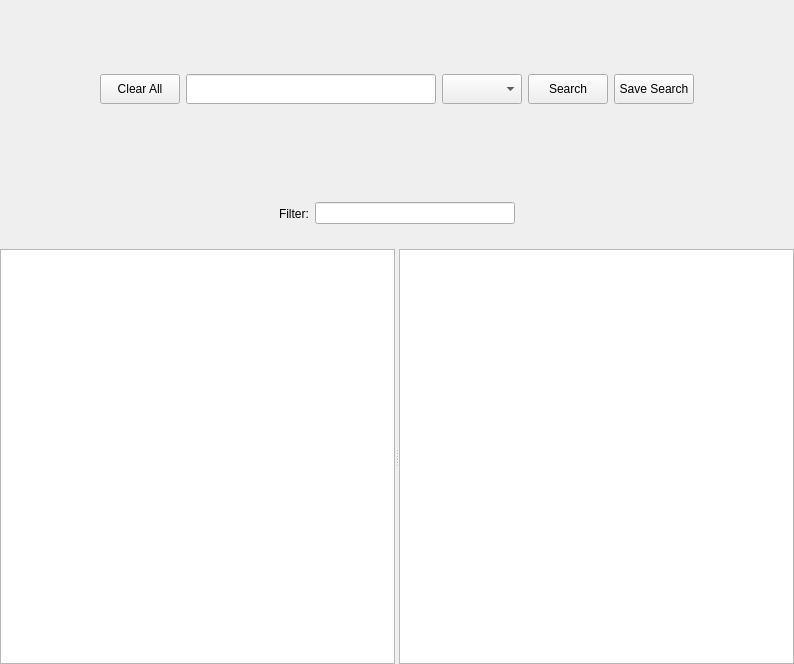
<?xml version="1.0" encoding="UTF-8"?>
<ui version="4.0">
 <class>MainWindow</class>
 <widget class="QMainWindow" name="MainWindow">
  <property name="geometry">
   <rect>
    <x>0</x>
    <y>0</y>
    <width>794</width>
    <height>664</height>
   </rect>
  </property>
  <property name="minimumSize">
   <size>
    <width>650</width>
    <height>650</height>
   </size>
  </property>
  <property name="windowTitle">
   <string>MainWindow</string>
  </property>
  <property name="styleSheet">
   <string notr="true"/>
  </property>
  <widget class="QWidget" name="centralwidget">
   <property name="styleSheet">
    <string notr="true"/>
   </property>
   <layout class="QVBoxLayout" name="verticalLayout" stretch="3,1,7">
    <property name="leftMargin">
     <number>0</number>
    </property>
    <property name="topMargin">
     <number>0</number>
    </property>
    <property name="rightMargin">
     <number>0</number>
    </property>
    <property name="bottomMargin">
     <number>0</number>
    </property>
    <item>
     <widget class="QWidget" name="topHLayoutMainPage" native="true">
      <layout class="QHBoxLayout" name="horizontalLayout_2">
       <item>
        <layout class="QHBoxLayout" name="horizontalLayout">
         <item>
          <spacer name="horizontalSpacer_3">
           <property name="orientation">
            <enum>Qt::Horizontal</enum>
           </property>
           <property name="sizeHint" stdset="0">
            <size>
             <width>13</width>
             <height>31</height>
            </size>
           </property>
          </spacer>
         </item>
         <item>
          <widget class="QPushButton" name="rmAllBtn_">
           <property name="minimumSize">
            <size>
             <width>0</width>
             <height>30</height>
            </size>
           </property>
           <property name="text">
            <string>Clear All</string>
           </property>
          </widget>
         </item>
         <item>
          <widget class="QLineEdit" name="lineEditSearch_">
           <property name="minimumSize">
            <size>
             <width>250</width>
             <height>30</height>
            </size>
           </property>
           <property name="maximumSize">
            <size>
             <width>16777215</width>
             <height>16777215</height>
            </size>
           </property>
           <property name="text">
            <string/>
           </property>
          </widget>
         </item>
         <item>
          <widget class="QComboBox" name="cmbSearchItems_">
           <property name="minimumSize">
            <size>
             <width>80</width>
             <height>30</height>
            </size>
           </property>
          </widget>
         </item>
         <item>
          <widget class="QPushButton" name="searchBtn_">
           <property name="minimumSize">
            <size>
             <width>80</width>
             <height>30</height>
            </size>
           </property>
           <property name="cursor">
            <cursorShape>PointingHandCursor</cursorShape>
           </property>
           <property name="text">
            <string>Search</string>
           </property>
          </widget>
         </item>
         <item>
          <widget class="QPushButton" name="plusBtn_">
           <property name="minimumSize">
            <size>
             <width>0</width>
             <height>30</height>
            </size>
           </property>
           <property name="cursor">
            <cursorShape>PointingHandCursor</cursorShape>
           </property>
           <property name="autoFillBackground">
            <bool>false</bool>
           </property>
           <property name="styleSheet">
            <string notr="true"/>
           </property>
           <property name="text">
            <string>Save Search</string>
           </property>
          </widget>
         </item>
         <item>
          <spacer name="horizontalSpacer_4">
           <property name="orientation">
            <enum>Qt::Horizontal</enum>
           </property>
           <property name="sizeHint" stdset="0">
            <size>
             <width>37</width>
             <height>17</height>
            </size>
           </property>
          </spacer>
         </item>
        </layout>
       </item>
      </layout>
     </widget>
    </item>
    <item>
     <widget class="QWidget" name="toolLayoutMainPage" native="true">
      <property name="styleSheet">
       <string notr="true"> QPushButton{
	border-radius: 5px;
   border: 1px solid  rgb(0, 11, 85);
	background-color: rgb(93, 109, 255);
    border: 1px solid darkerblue;
	padding:  0 8px;
 }</string>
      </property>
      <layout class="QHBoxLayout" name="horizontalLayout_6">
       <item>
        <spacer name="horizontalSpacer_6">
         <property name="orientation">
          <enum>Qt::Horizontal</enum>
         </property>
         <property name="sizeHint" stdset="0">
          <size>
           <width>40</width>
           <height>20</height>
          </size>
         </property>
        </spacer>
       </item>
       <item>
        <widget class="QLabel" name="label_2">
         <property name="text">
          <string>Filter:</string>
         </property>
        </widget>
       </item>
       <item>
        <widget class="QLineEdit" name="lneFilter">
         <property name="maximumSize">
          <size>
           <width>200</width>
           <height>16777215</height>
          </size>
         </property>
        </widget>
       </item>
       <item>
        <spacer name="horizontalSpacer_7">
         <property name="orientation">
          <enum>Qt::Horizontal</enum>
         </property>
         <property name="sizeHint" stdset="0">
          <size>
           <width>40</width>
           <height>20</height>
          </size>
         </property>
        </spacer>
       </item>
      </layout>
     </widget>
    </item>
    <item>
     <widget class="QSplitter" name="splitterMainViews">
      <property name="orientation">
       <enum>Qt::Horizontal</enum>
      </property>
      <widget class="AXListView" name="lblListView_">
       <property name="baseSize">
        <size>
         <width>0</width>
         <height>0</height>
        </size>
       </property>
       <property name="font">
        <font>
         <family>Times New Roman</family>
         <pointsize>12</pointsize>
         <italic>false</italic>
         <bold>false</bold>
        </font>
       </property>
       <property name="layoutDirection">
        <enum>Qt::LeftToRight</enum>
       </property>
       <property name="styleSheet">
        <string notr="true"/>
       </property>
       <property name="editTriggers">
        <set>QAbstractItemView::NoEditTriggers</set>
       </property>
       <property name="tabKeyNavigation">
        <bool>true</bool>
       </property>
       <property name="dragEnabled">
        <bool>false</bool>
       </property>
       <property name="dragDropOverwriteMode">
        <bool>false</bool>
       </property>
       <property name="dragDropMode">
        <enum>QAbstractItemView::DragOnly</enum>
       </property>
       <property name="alternatingRowColors">
        <bool>true</bool>
       </property>
       <property name="movement">
        <enum>QListView::Free</enum>
       </property>
       <property name="resizeMode">
        <enum>QListView::Fixed</enum>
       </property>
       <property name="layoutMode">
        <enum>QListView::SinglePass</enum>
       </property>
       <property name="gridSize">
        <size>
         <width>30</width>
         <height>30</height>
        </size>
       </property>
       <property name="uniformItemSizes">
        <bool>true</bool>
       </property>
       <property name="selectionRectVisible">
        <bool>true</bool>
       </property>
       <property name="itemAlignment">
        <set>Qt::AlignCenter</set>
       </property>
      </widget>
      <widget class="AXTableView" name="searchResultView_">
       <property name="mouseTracking">
        <bool>true</bool>
       </property>
       <property name="alternatingRowColors">
        <bool>true</bool>
       </property>
       <property name="sortingEnabled">
        <bool>true</bool>
       </property>
      </widget>
     </widget>
    </item>
   </layout>
  </widget>
  <action name="actionExit">
   <property name="text">
    <string>Exit</string>
   </property>
   <property name="font">
    <font>
     <pointsize>11</pointsize>
    </font>
   </property>
  </action>
 </widget>
 <customwidgets>
  <customwidget>
   <class>AXTableView</class>
   <extends>QTableView</extends>
   <header>Headers/Views/axtableview.h</header>
  </customwidget>
  <customwidget>
   <class>AXListView</class>
   <extends>QListView</extends>
   <header location="global">Headers/Views/axlistview.h</header>
  </customwidget>
 </customwidgets>
 <resources/>
 <connections/>
</ui>
